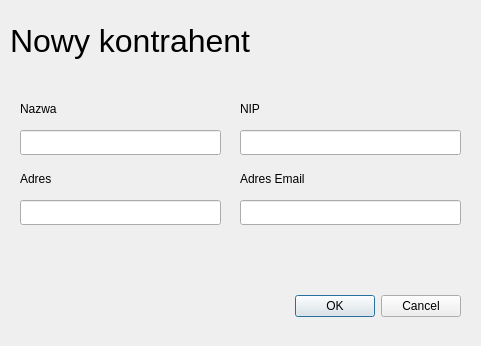
<?xml version="1.0" encoding="UTF-8"?>
<ui version="4.0">
 <class>ContractorForm</class>
 <widget class="QDialog" name="ContractorForm">
  <property name="geometry">
   <rect>
    <x>0</x>
    <y>0</y>
    <width>481</width>
    <height>346</height>
   </rect>
  </property>
  <property name="windowTitle">
   <string>Dialog</string>
  </property>
  <widget class="QDialogButtonBox" name="buttonBox">
   <property name="geometry">
    <rect>
     <x>120</x>
     <y>290</y>
     <width>341</width>
     <height>32</height>
    </rect>
   </property>
   <property name="orientation">
    <enum>Qt::Horizontal</enum>
   </property>
   <property name="standardButtons">
    <set>QDialogButtonBox::Cancel|QDialogButtonBox::Ok</set>
   </property>
  </widget>
  <widget class="QLabel" name="label">
   <property name="geometry">
    <rect>
     <x>10</x>
     <y>10</y>
     <width>281</width>
     <height>61</height>
    </rect>
   </property>
   <property name="font">
    <font>
     <pointsize>24</pointsize>
    </font>
   </property>
   <property name="text">
    <string>Nowy kontrahent</string>
   </property>
  </widget>
  <widget class="QLabel" name="label_2">
   <property name="geometry">
    <rect>
     <x>20</x>
     <y>100</y>
     <width>67</width>
     <height>17</height>
    </rect>
   </property>
   <property name="text">
    <string>Nazwa</string>
   </property>
  </widget>
  <widget class="QLabel" name="label_3">
   <property name="geometry">
    <rect>
     <x>240</x>
     <y>100</y>
     <width>67</width>
     <height>17</height>
    </rect>
   </property>
   <property name="text">
    <string>NIP</string>
   </property>
  </widget>
  <widget class="QLabel" name="label_4">
   <property name="geometry">
    <rect>
     <x>20</x>
     <y>170</y>
     <width>67</width>
     <height>17</height>
    </rect>
   </property>
   <property name="text">
    <string>Adres</string>
   </property>
  </widget>
  <widget class="QLabel" name="label_5">
   <property name="geometry">
    <rect>
     <x>240</x>
     <y>170</y>
     <width>131</width>
     <height>17</height>
    </rect>
   </property>
   <property name="text">
    <string>Adres Email</string>
   </property>
  </widget>
  <widget class="QLineEdit" name="nameInput">
   <property name="geometry">
    <rect>
     <x>20</x>
     <y>130</y>
     <width>201</width>
     <height>25</height>
    </rect>
   </property>
  </widget>
  <widget class="QLineEdit" name="nipInput">
   <property name="geometry">
    <rect>
     <x>240</x>
     <y>130</y>
     <width>221</width>
     <height>25</height>
    </rect>
   </property>
  </widget>
  <widget class="QLineEdit" name="addressInput">
   <property name="geometry">
    <rect>
     <x>20</x>
     <y>200</y>
     <width>201</width>
     <height>25</height>
    </rect>
   </property>
  </widget>
  <widget class="QLineEdit" name="emailInput">
   <property name="geometry">
    <rect>
     <x>240</x>
     <y>200</y>
     <width>221</width>
     <height>25</height>
    </rect>
   </property>
  </widget>
 </widget>
 <resources/>
 <connections>
  <connection>
   <sender>buttonBox</sender>
   <signal>accepted()</signal>
   <receiver>ContractorForm</receiver>
   <slot>accept()</slot>
   <hints>
    <hint type="sourcelabel">
     <x>248</x>
     <y>254</y>
    </hint>
    <hint type="destinationlabel">
     <x>157</x>
     <y>274</y>
    </hint>
   </hints>
  </connection>
  <connection>
   <sender>buttonBox</sender>
   <signal>rejected()</signal>
   <receiver>ContractorForm</receiver>
   <slot>reject()</slot>
   <hints>
    <hint type="sourcelabel">
     <x>316</x>
     <y>260</y>
    </hint>
    <hint type="destinationlabel">
     <x>286</x>
     <y>274</y>
    </hint>
   </hints>
  </connection>
 </connections>
</ui>
